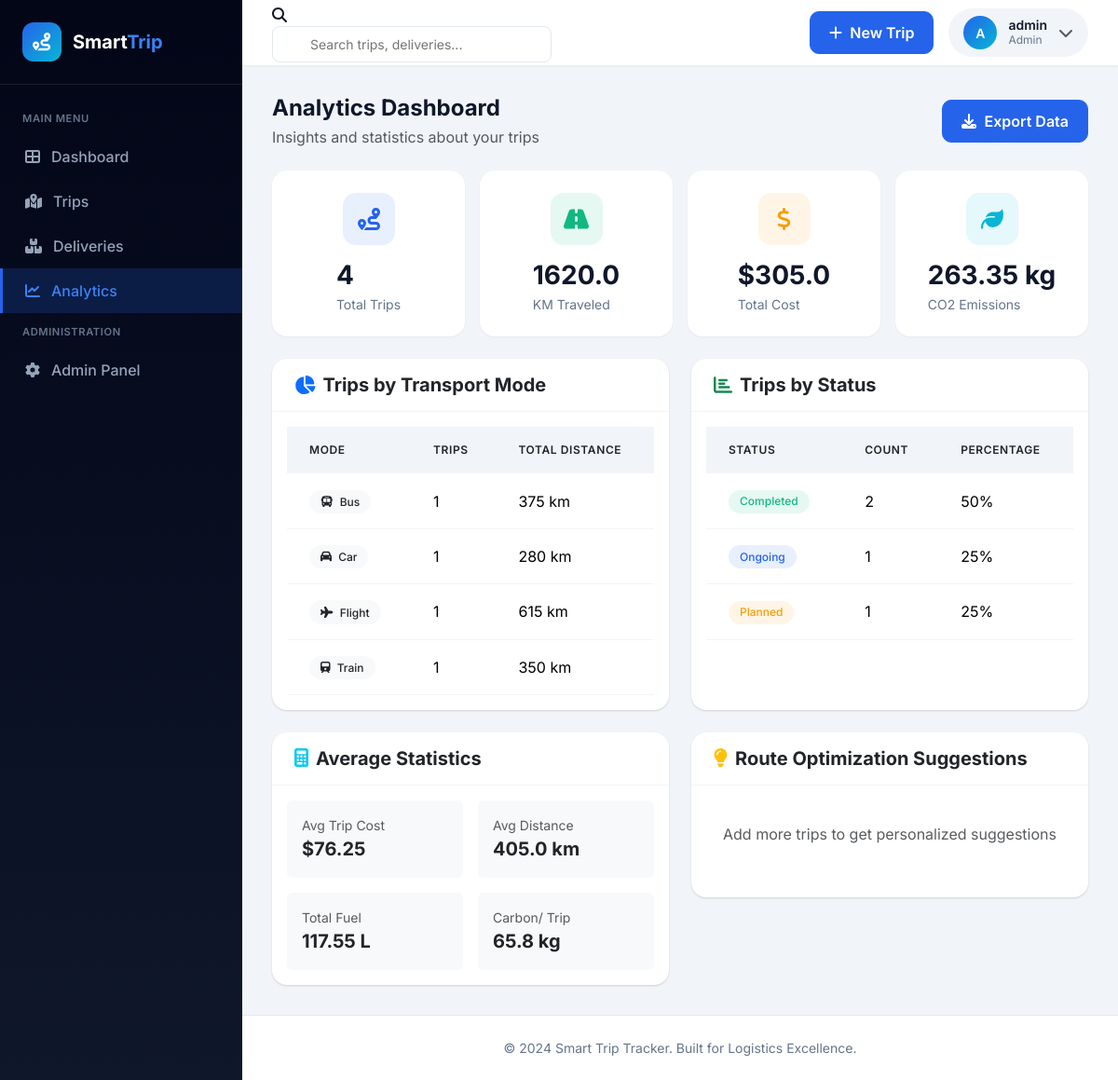
Screenshot of /analytics (signed in) with the database file from the repository.
### models.py (models this page shows, shortened)
class User(UserMixin, db.Model):
    __tablename__ = 'users'
    id = db.Column(db.Integer, primary_key=True)
    username = db.Column(db.String(100), unique=True, nullable=False, index=True)
    email = db.Column(db.String(120), unique=True, nullable=False, index=True)
    password_hash = db.Column(db.String(256), nullable=False)
    role = db.Column(db.String(20), default='user')  # 'user' or 'admin'
    created_at = db.Column(db.DateTime, default=datetime.utcnow)
    trips = db.relationship('Trip', backref='user', lazy='dynamic', cascade='all, delete-orphan')
    deliveries = db.relationship('Delivery', backref='user', lazy='dynamic', cascade='all, delete-orphan')
    def is_admin(self):
        return self.role == 'admin'

class Trip(db.Model):
    __tablename__ = 'trips'
    id = db.Column(db.Integer, primary_key=True)
    user_id = db.Column(db.Integer, db.ForeignKey('users.id'), nullable=False, index=True)
    start_location = db.Column(db.String(200), nullable=False)
    destination = db.Column(db.String(200), nullable=False)
    start_date = db.Column(db.DateTime, nullable=False)
    end_date = db.Column(db.DateTime, nullable=True)
    mode_of_transport = db.Column(db.String(50), nullable=False)
    distance = db.Column(db.Float, nullable=False)  # in km
    travel_cost = db.Column(db.Float, default=0)
    fuel_consumption = db.Column(db.Float, nullable=True)  # in liters
    carbon_footprint = db.Column(db.Float, nullable=True)  # in kg CO2
    status = db.Column(db.String(20), default='planned')  # planned, ongoing, completed
    notes = db.Column(db.Text, nullable=True)
    created_at = db.Column(db.DateTime, default=datetime.utcnow)
    TRANSPORT_MODES = [
        ('car', 'Car'),
        ('bus', 'Bus'),
        ('train', 'Train'),
        ('truck', 'Truck'),
        ('taxi', 'Taxi'),
        ('bike', 'Bicycle'),
        ('flight', 'Flight'),
        ('walk', 'Walking')
    ]
    STATUS_OPTIONS = [
        ('planned', 'Planned'),
        ('ongoing', 'Ongoing'),
        ('completed', 'Completed')
    ]

### app.py (the view)
@app.route('/analytics')
@login_required
def analytics():
    total_trips = Trip.query.filter_by(user_id=current_user.id).count()
    total_distance = db.session.query(db.func.sum(Trip.distance))\
        .filter_by(user_id=current_user.id).scalar() or 0
    total_cost = db.session.query(db.func.sum(Trip.travel_cost))\
        .filter_by(user_id=current_user.id).scalar() or 0
    total_carbon = db.session.query(db.func.sum(Trip.carbon_footprint))\
        .filter_by(user_id=current_user.id).scalar() or 0
    total_fuel = db.session.query(db.func.sum(Trip.fuel_consumption))\
        .filter_by(user_id=current_user.id).scalar() or 0
    mode_stats = db.session.query(
        Trip.mode_of_transport,
        db.func.count(Trip.id).label('count'),
        db.func.sum(Trip.distance).label('distance')
    ).filter_by(user_id=current_user.id).group_by(Trip.mode_of_transport).all()
    status_stats = db.session.query(
        Trip.status,
        db.func.count(Trip.id).label('count')
    ).filter_by(user_id=current_user.id).group_by(Trip.status).all()
    six_months_ago = datetime.utcnow() - timedelta(days=180)
    monthly_stats = db.session.query(
        db.func.strftime('%Y-%m', Trip.start_date).label('month'),
        db.func.count(Trip.id).label('count'),
        db.func.sum(Trip.distance).label('distance')
    ).filter(
        Trip.user_id == current_user.id,
        Trip.start_date >= six_months_ago
    ).group_by('month').order_by('month').all()
    avg_cost = total_cost / total_trips if total_trips > 0 else 0
    avg_distance = total_distance / total_trips if total_trips > 0 else 0
    suggestions = []
    if total_trips > 0:
        common_routes = db.session.query(
            Trip.start_location,
            Trip.destination,
            db.func.count(Trip.id).label('count')
        ).filter_by(user_id=current_user.id).group_by(
            Trip.start_location, Trip.destination
        ).having(db.func.count(Trip.id) > 1).all()
        if common_routes:
            suggestions.append(f"You frequently travel on {len(common_routes)} routes. Consider planning these trips together to save time and cost.")
        long_car_trips = Trip.query.filter_by(
            user_id=current_user.id,
            mode_of_transport='car'
        ).filter(Trip.distance > 100).count()
        if long_car_trips > 2:
            suggestions.append(f"You have {long_car_trips} long car trips (>100km). Consider using public transport for these routes to reduce costs and carbon footprint.")
    stats = {
        'total_trips': total_trips,
        'total_distance': round(total_distance, 2),
        'total_cost': round(total_cost, 2),
        'total_carbon': round(total_carbon, 2),
        'total_fuel': round(total_fuel, 2),
        'avg_cost': round(avg_cost, 2),
        'avg_distance': round(avg_distance, 2)
    }
    return render_template('analytics.html',
                         stats=stats,
                         mode_stats=mode_stats,
                         status_stats=status_stats,
                         monthly_stats=monthly_stats,
                         suggestions=suggestions)

### app.py (called while the page is built)
@login_manager.user_loader
def load_user(user_id):
    return User.query.get(int(user_id))

### templates/analytics.html (shortened to what this page needs)
{% extends "base.html" %}
{% block content %}
<div class="d-flex justify-content-between align-items-center mb-4">
    <div>
        <h4 class="mb-1 fw-bold">Analytics Dashboard</h4>
        <p class="text-muted mb-0">Insights and statistics about your trips</p>
    </div>
    <a href="{{ url_for('export_csv') }}" class="btn btn-primary">
        <i class="fas fa-download me-1"></i> Export Data
    </a>
</div>
<div class="row g-3 mb-4">
    <div class="col-6 col-lg-3">
        <div class="card stat-card h-100">
            <div class="stat-icon primary">
                <i class="fas fa-route"></i>
            </div>
            <div class="stat-content">
                <h3>{{ stats.total_trips }}</h3>
                <p>Total Trips</p>
            </div>
        </div>
    </div>
    <div class="col-6 col-lg-3">
        <div class="card stat-card h-100">
            <div class="stat-icon success">
                <i class="fas fa-road"></i>
            </div>
            <div class="stat-content">
                <h3>{{ stats.total_distance }}</h3>
                <p>KM Traveled</p>
            </div>
        </div>
    </div>
    <div class="col-6 col-lg-3">
        <div class="card stat-card h-100">
            <div class="stat-icon warning">
                <i class="fas fa-dollar-sign"></i>
            </div>
            <div class="stat-content">
                <h3>${{ stats.total_cost }}</h3>
                <p>Total Cost</p>
            </div>
        </div>
    </div>
    <div class="col-6 col-lg-3">
        <div class="card stat-card h-100">
            <div class="stat-icon info">
                <i class="fas fa-leaf"></i>
            </div>
            <div class="stat-content">
                <h3>{{ stats.total_carbon }} kg</h3>
                <p>CO2 Emissions</p>
            </div>
        </div>
    </div>
</div>
<div class="row g-4">
    <div class="col-lg-6">
        <div class="card h-100">
            <div class="card-header py-3">
                <h5 class="mb-0 fw-bold"><i class="fas fa-chart-pie me-2 text-primary"></i>Trips by Transport Mode</h5>
            </div>
            <div class="card-body">
                {% if mode_stats %}
                <div class="table-responsive">
                    <table class="table table-sm">
                        <thead>
                            <tr>
                                <th>Mode</th>
                                <th>Trips</th>
                                <th>Total Distance</th>
                            </tr>
                        </thead>
                        <tbody>
                            {% for mode, count, distance in mode_stats %}
                            <tr>
                                <td>
                                    <span class="badge bg-light text-dark">
                                        <i class="fas fa-{{ 'car' if mode == 'car' else 'bus' if mode == 'bus' else 'train' if mode == 'train' else 'plane' if mode == 'flight' else 'truck' if mode == 'truck' else 'taxi' }} me-1"></i>
                                        {{ mode|title }}
                                    </span>
                                </td>
                                <td>{{ count }}</td>
                                <td>{{ distance|default(0)|round|int }} km</td>
                            </tr>
                            {% endfor %}
                        </tbody>
                    </table>
                </div>
                {% else %}
                <p class="text-muted text-center py-4">No trip data available</p>
                {% endif %}
            </div>
        </div>
    </div>
    <div class="col-lg-6">
        <div class="card h-100">
            <div class="card-header py-3">
                <h5 class="mb-0 fw-bold"><i class="fas fa-chart-bar me-2 text-success"></i>Trips by Status</h5>
            </div>
            <div class="card-body">
                {% if status_stats %}
                <div class="table-responsive">
                    <table class="table table-sm">
                        <thead>
                            <tr>
                                <th>Status</th>
                                <th>Count</th>
                                <th>Percentage</th>
                            </tr>
                        </thead>
                        <tbody>
                            {% for status, count in status_stats %}
                            <tr>
                                <td><span class="badge badge-{{ status }}">{{ status|title }}</span></td>
                                <td>{{ count }}</td>
                                <td>{{ ((count / stats.total_trips) * 100)|round|int }}%</td>
                            </tr>
                            {% endfor %}
                        </tbody>
                    </table>
                </div>
                {% else %}
                <p class="text-muted text-center py-4">No status data available</p>
                {% endif %}
            </div>
        </div>
    </div>
    <div class="col-lg-6">
        <div class="card">
            <div class="card-header py-3">
                <h5 class="mb-0 fw-bold"><i class="fas fa-calculator me-2 text-info"></i>Average Statistics</h5>
            </div>
            <div class="card-body">
                <div class="row g-3">
                    <div class="col-6">
                        <div class="p-3 bg-light rounded">
                            <small class="text-muted d-block">Avg Trip Cost</small>
                            <div class="fw-bold fs-5">${{ stats.avg_cost }}</div>
                        </div>
                    </div>
                    <div class="col-6">
                        <div class="p-3 bg-light rounded">
                            <small class="text-muted d-block">Avg Distance</small>
                            <div class="fw-bold fs-5">{{ stats.avg_distance }} km</div>
                        </div>
                    </div>
                    <div class="col-6">
                        <div class="p-3 bg-light rounded">
                            <small class="text-muted d-block">Total Fuel</small>
                            <div class="fw-bold fs-5">{{ stats.total_fuel }} L</div>
                        </div>
                    </div>
                    <div class="col-6">
                        <div class="p-3 bg-light rounded">
                            <small class="text-muted d-block">Carbon/ Trip</small>
                            <div class="fw-bold fs-5">{{ (stats.total_carbon / stats.total_trips)|round(1) if stats.total_trips > 0 else 0 }} kg</div>
                        </div>
                    </div>
                </div>
            </div>
        </div>
    </div>
    <div class="col-lg-6">
        <div class="card">
            <div class="card-header py-3">
                <h5 class="mb-0 fw-bold"><i class="fas fa-lightbulb me-2 text-warning"></i>Route Optimization Suggestions</h5>
            </div>
            <div class="card-body">
                {% if suggestions %}
                <ul class="list-group list-group-flush">
                    {% for suggestion in suggestions %}
                    <li class="list-group-item px-0 d-flex align-items-start">
                        <i class="fas fa-check-circle text-success me-3 mt-1"></i>
                        <span>{{ suggestion }}</span>
                    </li>
                    {% endfor %}
                </ul>
                {% else %}
                <p class="text-muted text-center py-4">Add more trips to get personalized suggestions</p>
                {% endif %}
            </div>
        </div>
    </div>
</div>
{% endblock %}

### templates/base.html (shortened to what this page needs)
<!DOCTYPE html>
<html lang="en">
<head>
    <link href="https://cdn.jsdelivr.net/npm/bootstrap@5.3.2/dist/css/bootstrap.min.css" rel="stylesheet">
    <link href="https://cdnjs.cloudflare.com/ajax/libs/font-awesome/6.4.0/css/all.min.css" rel="stylesheet">
</head>
<body>
    {% if current_user.is_authenticated %}
    <div class="sidebar">
        <div class="sidebar-brand">
            <div class="sidebar-brand-icon">
                <i class="fas fa-route"></i>
            </div>
            <div class="sidebar-brand-text">
                Smart<span>Trip</span>
            </div>
        </div>
        <div class="sidebar-menu">
            <div class="sidebar-menu-title">Main Menu</div>
            <a href="{{ url_for('dashboard') }}" class="sidebar-menu-item {{ 'active' if request.endpoint == 'dashboard' }}">
                <i class="fas fa-th-large"></i> Dashboard
            </a>
            <a href="{{ url_for('trips') }}" class="sidebar-menu-item {{ 'active' if request.endpoint in ['trips', 'trip_detail', 'new_trip', 'edit_trip'] }}">
                <i class="fas fa-map-marked-alt"></i> Trips
            </a>
            <a href="{{ url_for('deliveries') }}" class="sidebar-menu-item {{ 'active' if request.endpoint in ['deliveries', 'delivery_detail', 'new_delivery'] }}">
                <i class="fas fa-boxes"></i> Deliveries
            </a>
            <a href="{{ url_for('analytics') }}" class="sidebar-menu-item {{ 'active' if request.endpoint == 'analytics' }}">
                <i class="fas fa-chart-line"></i> Analytics
            </a>
            {% if current_user.is_admin() %}
            <div class="sidebar-menu-title">Administration</div>
            <a href="{{ url_for('admin') }}" class="sidebar-menu-item {{ 'active' if request.endpoint == 'admin' }}">
                <i class="fas fa-cog"></i> Admin Panel
            </a>
            {% endif %}
        </div>
    </div>
    <div class="main-content">
        <div class="top-header">
            <div class="top-header-left">
                <div class="search-box d-none d-md-block">
                    <i class="fas fa-search"></i>
                    <form action="{{ url_for('search') }}" method="GET">
                        <input type="text" name="q" placeholder="Search trips, deliveries...">
                    </form>
                </div>
            </div>
            <div class="top-header-right">
                <a href="{{ url_for('new_trip') }}" class="btn btn-primary">
                    <i class="fas fa-plus me-1"></i> New Trip
                </a>
                <div class="dropdown">
                    <div class="user-menu" data-bs-toggle="dropdown">
                        <div class="user-avatar">
                            {{ current_user.username[0]|upper }}
                        </div>
                        <div class="user-info d-none d-sm-block">
                            <div class="user-name">{{ current_user.username }}</div>
                            <div class="user-role">{{ current_user.role|title }}</div>
                        </div>
                        <i class="fas fa-chevron-down text-muted"></i>
                    </div>
                </div>
            </div>
        </div>
        <div class="page-content">
            {% block content %}{% endblock %}
        </div>
        <footer class="footer">
            <p class="mb-0">&copy; 2024 Smart Trip Tracker. Built for Logistics Excellence.</p>
        </footer>
    </div>
    {% else %}
    {% block landing_content %}{% endblock %}
    {% endif %}
</body>
</html>

### rows the page displays
User: username "A", username "admin", role "Admin"
Trip: mode_of_transport "Bus", user "1", distance "375", status "Ongoing", total_trips "25"
Trip: mode_of_transport "Car", user "1", distance "280", status "Planned", total_trips "25"
Trip: mode_of_transport "Flight", user "1", distance "615"
Trip: mode_of_transport "Train", count "1", distance "350"

### other values shown
{{ stats.total_trips }} "4"
{{ stats.total_distance }} "1620.0"
{{ stats.total_cost }} "305.0"
{{ stats.total_carbon }} "263.35"
{{ status|title }} "Completed"
{{ count }} "2"
{{ ((count / stats.total_trips) * 100)|round|int }} "50"
{{ stats.avg_cost }} "76.25"
{{ stats.avg_distance }} "405.0"
{{ stats.total_fuel }} "117.55"
